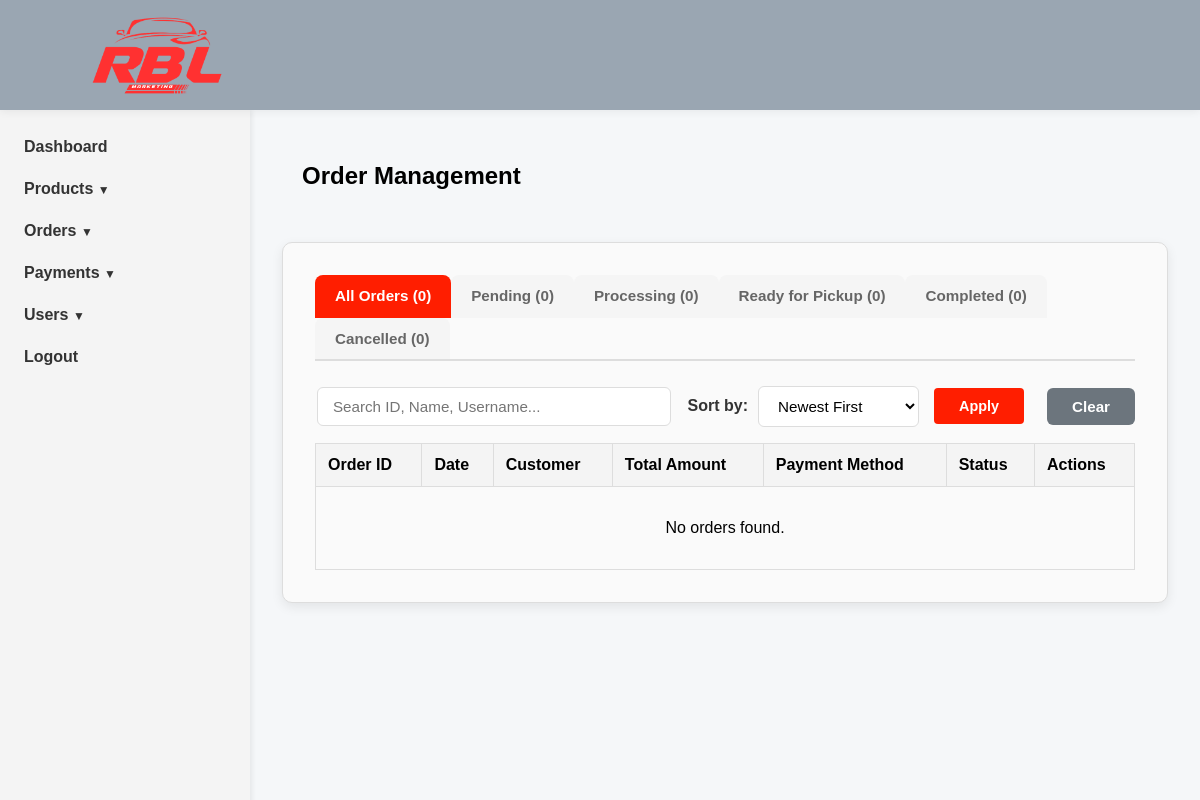
/dashboard/orders/ (signed in), run on an earlier commit of the app's database.
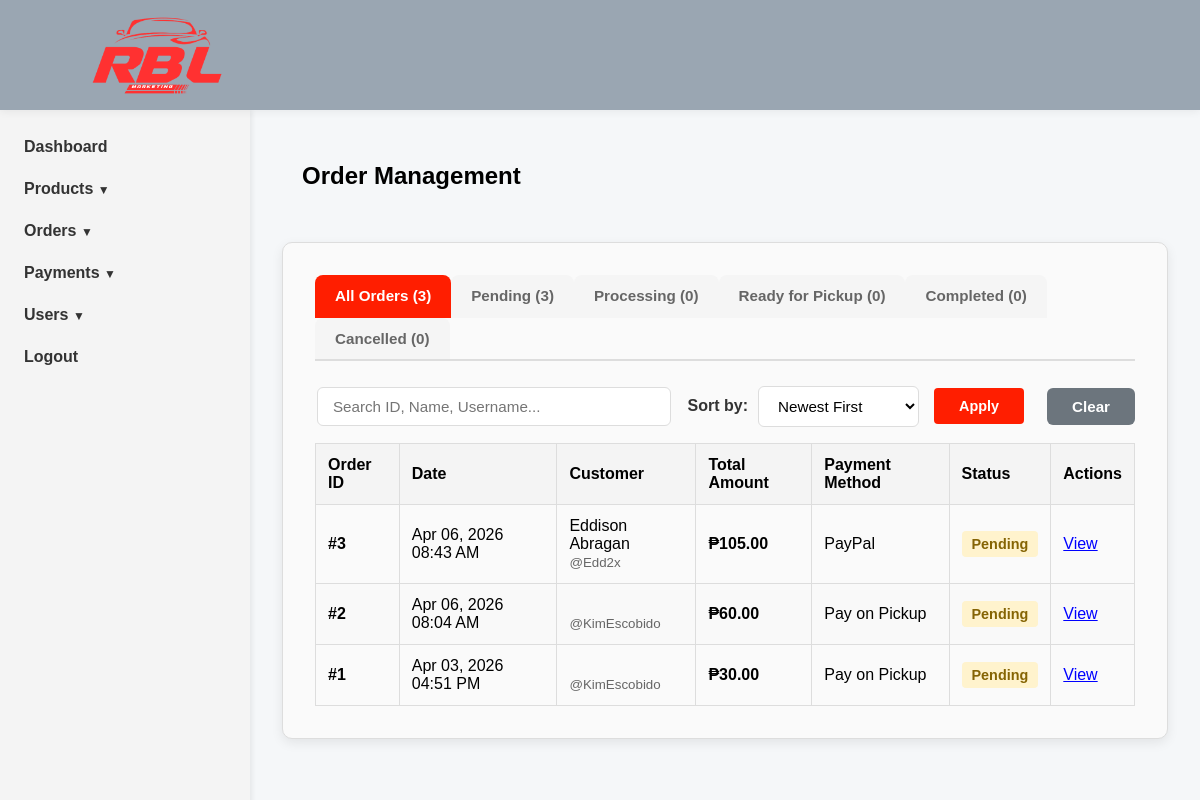
And on a later commit of the database.
### orders/models.py (models this page shows, shortened)
class Order(models.Model):
    PAYMENT_CHOICES = (
        ('Pickup', 'Pay on Pickup'),
        ('Online', 'Online Payment (GCash)'),
    )
    STATUS_CHOICES = (
        ('Pending', 'Pending'),
        ('Processing', 'Processing'),
        ('Ready', 'Ready for Pickup'),
        ('Completed', 'Completed'),
        ('Cancelled', 'Cancelled'),
    )
    user = models.ForeignKey(settings.AUTH_USER_MODEL, on_delete=models.CASCADE)
    total_price = models.DecimalField(max_digits=10, decimal_places=2)
    payment_method = models.CharField(max_length=20, choices=PAYMENT_CHOICES, default='Pickup')
    payment_reference = models.CharField(max_length=100, blank=True, null=True)
    payment_proof = models.ImageField(upload_to='payment_proofs/', blank=True, null=True)
    payment_status = models.CharField(max_length=20, default='Pending')
    status = models.CharField(max_length=20, choices=STATUS_CHOICES, default='Pending')
    created_at = models.DateTimeField(auto_now_add=True)

### accounts/models.py (models this page shows)
class CustomUser(AbstractUser):
    middle_name = models.CharField(max_length=50, blank=True, null=True)
    contact_number = models.CharField(max_length=15, blank=True, null=True)
    address = models.TextField(blank=True, null=True)
    birthdate = models.DateField(blank=True, null=True)

### store_dashboard/views.py (the view, shortened to what this page needs)
# urls.py: path('orders/', views.dashboard_orders, name='dashboard_orders'),
@staff_member_required
def dashboard_orders(request):
    orders = Order.objects.all().order_by('-created_at')
    status_counts = {
        'all': Order.objects.count(),
        'pending': Order.objects.filter(status='Pending').count(),
        'processing': Order.objects.filter(status='Processing').count(),
        'ready': Order.objects.filter(status='Ready').count(),
        'completed': Order.objects.filter(status='Completed').count(),
        'cancelled': Order.objects.filter(status='Cancelled').count(),
    }
    search_query = request.GET.get('search', '')
    status_filter = request.GET.get('status', 'all')
    if status_filter != 'all':
        orders = orders.filter(status=status_filter)
    sort_by = request.GET.get('sort', 'date_desc')
    if sort_by == 'date_asc':
        orders = orders.order_by('created_at')
    elif sort_by == 'date_desc':
        orders = orders.order_by('-created_at')
    elif sort_by == 'amount_asc':
        orders = orders.order_by('total_price')
    elif sort_by == 'amount_desc':
        orders = orders.order_by('-total_price')
    context = {
        'orders': orders,
        'current_status': status_filter,
        'status_counts': status_counts,
        'search': search_query,
        'sort_by': sort_by,
    }
    return render(request, 'store_dashboard/dashboard_orders.html', context)

### catalog/context_processors.py (called while the page is built)
def global_nav_data(request):
    return {
        'nav_categories': Category.objects.all(),
        'nav_brands': Brand.objects.all(),
    }

### store_dashboard/templates/store_dashboard/dashboard_orders.html (shortened to what the changed rows need)
{% extends 'store_dashboard/base_admin.html' %}
{% load static %}
{% block content %}
<main>
    <div class="add-button-section">
        <h2>Order Management</h2>
    </div>
    <div class="admin-products-container">
        <div class="order-tabs">
            <a href="?status=all&sort={{ sort_by }}&search={{ search }}"
               class="order-tab {% if current_status == 'all' or not current_status %}active{% endif %}">
                All Orders ({{ status_counts.all }})
            </a>
            <a href="?status=Pending&sort={{ sort_by }}&search={{ search }}"
               class="order-tab {% if current_status == 'Pending' %}active{% endif %}">
                Pending ({{ status_counts.pending }})
            </a>
            <a href="?status=Processing&sort={{ sort_by }}&search={{ search }}"
               class="order-tab {% if current_status == 'Processing' %}active{% endif %}">
                Processing ({{ status_counts.processing }})
            </a>
            <a href="?status=Ready&sort={{ sort_by }}&search={{ search }}"
               class="order-tab {% if current_status == 'Ready' %}active{% endif %}">
                Ready for Pickup ({{ status_counts.ready }})
            </a>
            <a href="?status=Completed&sort={{ sort_by }}&search={{ search }}"
               class="order-tab {% if current_status == 'Completed' %}active{% endif %}">
                Completed ({{ status_counts.completed }})
            </a>
            <a href="?status=Cancelled&sort={{ sort_by }}&search={{ search }}"
               class="order-tab {% if current_status == 'Cancelled' %}active{% endif %}">
                Cancelled ({{ status_counts.cancelled }})
            </a>
        </div>
        <table>
            <thead>
                <tr>
                    <th>Order ID</th>
                    <th>Date</th>
                    <th>Customer</th>
                    <th>Total Amount</th>
                    <th>Payment Method</th>
                    <th>Status</th>
                    <th>Actions</th>
                </tr>
            </thead>
            <tbody>
                {% for order in orders %}
                    <tr>
                        <td><strong>#{{ order.id }}</strong></td>
                        <td>{{ order.created_at|date:"M d, Y h:i A" }}</td>
                        <td>{{ order.user.first_name }} {{ order.user.last_name }}<br><small style="color:#666;">@{{ order.user.username }}</small></td>
                        <td><strong>₱{{ order.total_price|floatformat:2 }}</strong></td>
                        <td>{{ order.get_payment_method_display }}</td>
                        <td>
                            <span style="padding: 5px 10px; border-radius: 4px; font-weight: bold; font-size: 0.9rem;
                                {% if order.status == 'Pending' %}background: #fff3cd; color: #856404;
                                {% elif order.status == 'Processing' %}background: #cce5ff; color: #004085;
                                {% elif order.status == 'Ready' %}background: #d4edda; color: #155724;
                                {% elif order.status == 'Completed' %}background: #e2e3e5; color: #383d41;
                                {% elif order.status == 'Cancelled' %}background: #f8d7da; color: #721c24;{% endif %}">
                                {{ order.status }}
                            </span>
                        </td>
                        <td>
                            <a href="{% url 'dashboard_order_summary' order.id %}" style="color: blue; text-decoration: underline;">View</a>
                        </td>
                    </tr>
                {% empty %}
                    <tr><td colspan='7' style="text-align:center; padding:2rem;">No orders found.</td></tr>
                {% endfor %}
            </tbody>
        </table>
    </div>
</main>
{% endblock %}

What changed in the data, as far as the page shows it:
added Order: id "3", created_at "Apr 06, 2026 08:43 AM", user.first_name "Eddison", user.last_name "Abragan", user.username "Edd2x", total_price "105.00", payment_method "PayPal", status "Pending"
added Order: id "2", created_at "Apr 06, 2026 08:04 AM", user.username "KimEscobido", total_price "60.00", payment_method "Pay on Pickup", status "Pending"
added Order: id "1", created_at "Apr 03, 2026 04:51 PM", user.username "KimEscobido", total_price "30.00", payment_method "Pay on Pickup", status "Pending"
Also different on the page:
{{ status_counts.all }}: "0" → "3"
{{ status_counts.pending }}: "0" → "3"
text no longer shown: "No orders found."
